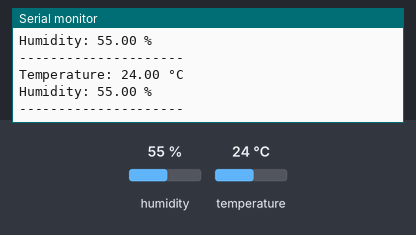
Recording of a sketch running on a simulated Arduino Uno, built with avr-gcc and run on an emulated ATmega328P. On the bench: the last lines printed to the serial monitor. The test bench sets the inputs (shaded band); at power-on: humidity 55 %, temperature 24 °C.

Above: at 2.8 s.
2.9 s: humidity set to 22 %
At 5.2 s:
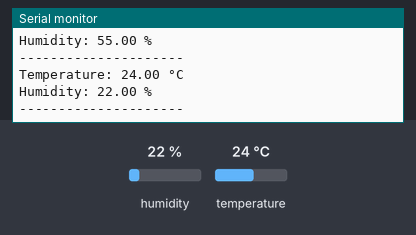
5.6 s: temperature set to 12 °C
At 7.4 s:
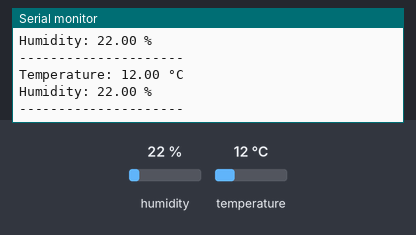
8.3 s: humidity set to 40 %
At 11.3 s:
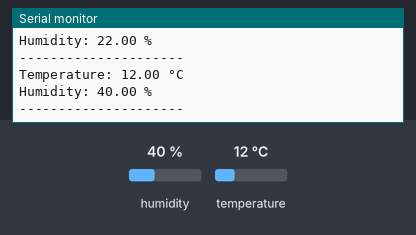
Timing chart, 0 to 12.8 s (numbered marks = the images above; inputs shaded):
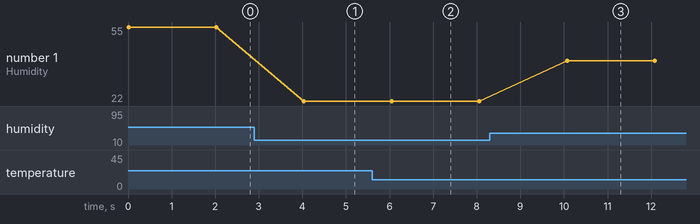

The sketch:

weather_station.ino
```cpp
#include "DHTesp.h"

const int DHT_PIN = 15;

DHTesp dhtSensor;

void setup() {
  Serial.begin(115200);

  dhtSensor.setup(DHT_PIN, DHTesp::DHT22);

  Serial.println("IoT Weather Station Started");
}

void loop() {
  TempAndHumidity data = dhtSensor.getTempAndHumidity();

  Serial.print("Temperature: ");
  Serial.print(data.temperature);
  Serial.println(" °C");

  Serial.print("Humidity: ");
  Serial.print(data.humidity);
  Serial.println(" %");

  Serial.println("---------------------");

  delay(2000);
}
```

Measured:
- after the input at 2.9 s, the serial monitor: prints a new line after 1.1 s (image 1)
- after the input at 5.6 s, the serial monitor: prints a new line after 0.45 s (image 2)
- after the input at 8.3 s, the serial monitor: prints a new line after 1.8 s (image 3)
- plotted number 1: 55 → 22 after the input at 2.9 s, 22 → 40 after the input at 8.3 s
